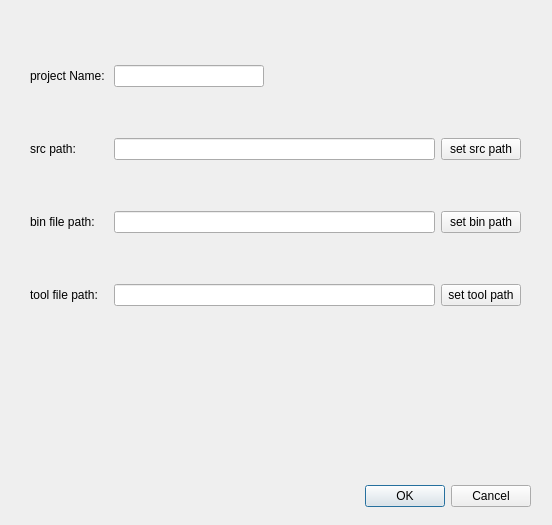
<?xml version="1.0" encoding="UTF-8"?>
<ui version="4.0">
 <class>Dialog_menu_addProject</class>
 <widget class="QDialog" name="Dialog_menu_addProject">
  <property name="geometry">
   <rect>
    <x>0</x>
    <y>0</y>
    <width>552</width>
    <height>525</height>
   </rect>
  </property>
  <property name="windowTitle">
   <string>Dialog</string>
  </property>
  <widget class="QDialogButtonBox" name="buttonBox">
   <property name="geometry">
    <rect>
     <x>360</x>
     <y>480</y>
     <width>171</width>
     <height>32</height>
    </rect>
   </property>
   <property name="orientation">
    <enum>Qt::Horizontal</enum>
   </property>
   <property name="standardButtons">
    <set>QDialogButtonBox::Cancel|QDialogButtonBox::Ok</set>
   </property>
  </widget>
  <widget class="QWidget" name="gridLayoutWidget">
   <property name="geometry">
    <rect>
     <x>30</x>
     <y>20</y>
     <width>491</width>
     <height>331</height>
    </rect>
   </property>
   <layout class="QGridLayout" name="gridLayout">
    <item row="2" column="1">
     <widget class="QLineEdit" name="lineEdit_binFilePath"/>
    </item>
    <item row="1" column="2">
     <widget class="QPushButton" name="pushButton_setSrcCodePath">
      <property name="text">
       <string>set src path</string>
      </property>
     </widget>
    </item>
    <item row="2" column="0">
     <widget class="QLabel" name="label_4">
      <property name="text">
       <string>bin file path: </string>
      </property>
     </widget>
    </item>
    <item row="2" column="2">
     <widget class="QPushButton" name="pushButton_setBinFIlePath">
      <property name="text">
       <string>set bin path</string>
      </property>
     </widget>
    </item>
    <item row="1" column="0">
     <widget class="QLabel" name="label_2">
      <property name="text">
       <string>src path: </string>
      </property>
     </widget>
    </item>
    <item row="0" column="0">
     <widget class="QLabel" name="label">
      <property name="text">
       <string>project Name: </string>
      </property>
     </widget>
    </item>
    <item row="1" column="1">
     <widget class="QLineEdit" name="lineEdit_srcCodePath"/>
    </item>
    <item row="0" column="1">
     <widget class="QLineEdit" name="lineEdit_prjName">
      <property name="maximumSize">
       <size>
        <width>150</width>
        <height>16777215</height>
       </size>
      </property>
     </widget>
    </item>
    <item row="3" column="1">
     <widget class="QLineEdit" name="lineEdit_toolFilePath"/>
    </item>
    <item row="3" column="2">
     <widget class="QPushButton" name="pushButton_setToolFilePath">
      <property name="text">
       <string>set tool path</string>
      </property>
     </widget>
    </item>
    <item row="3" column="0">
     <widget class="QLabel" name="label_3">
      <property name="text">
       <string>tool file path: </string>
      </property>
     </widget>
    </item>
   </layout>
  </widget>
 </widget>
 <resources/>
 <connections>
  <connection>
   <sender>buttonBox</sender>
   <signal>accepted()</signal>
   <receiver>Dialog_menu_addProject</receiver>
   <slot>accept()</slot>
   <hints>
    <hint type="sourcelabel">
     <x>248</x>
     <y>254</y>
    </hint>
    <hint type="destinationlabel">
     <x>157</x>
     <y>274</y>
    </hint>
   </hints>
  </connection>
  <connection>
   <sender>buttonBox</sender>
   <signal>rejected()</signal>
   <receiver>Dialog_menu_addProject</receiver>
   <slot>reject()</slot>
   <hints>
    <hint type="sourcelabel">
     <x>316</x>
     <y>260</y>
    </hint>
    <hint type="destinationlabel">
     <x>286</x>
     <y>274</y>
    </hint>
   </hints>
  </connection>
 </connections>
</ui>
